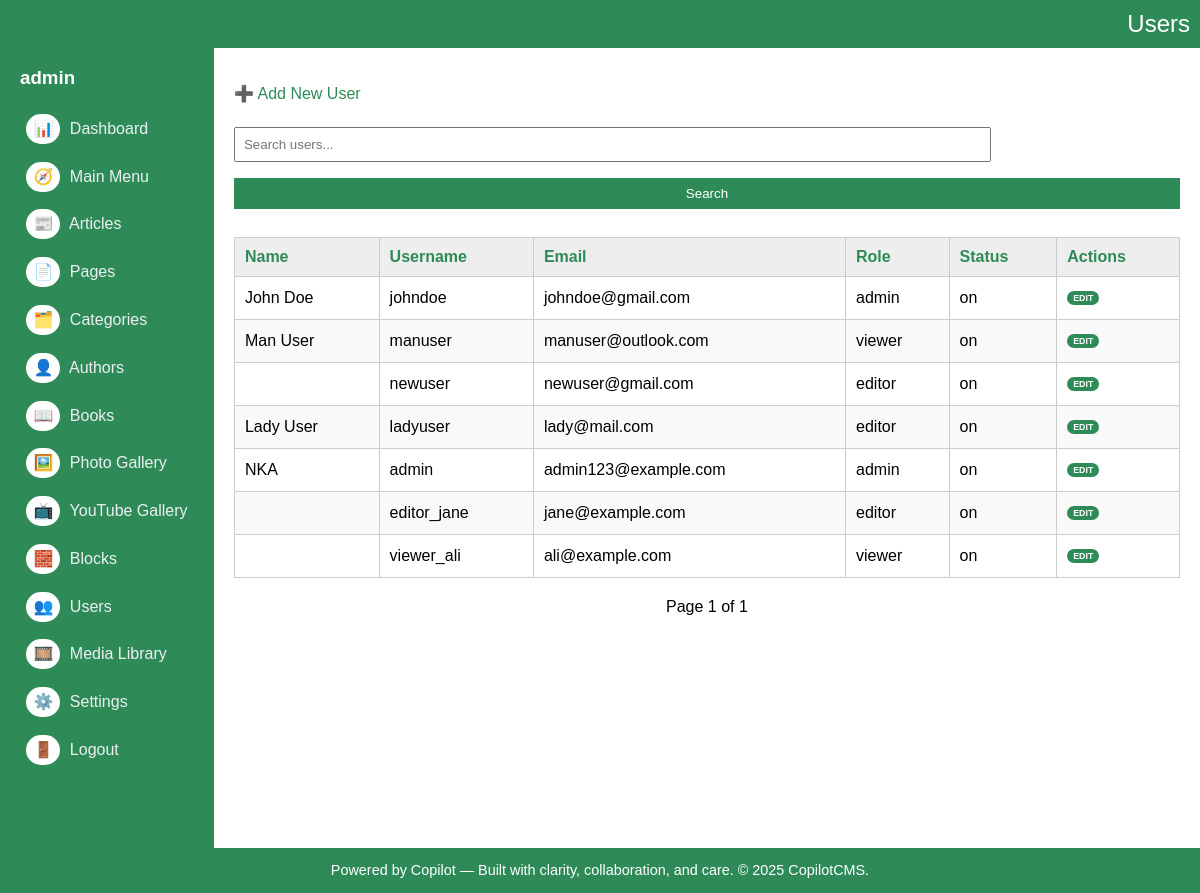
Before: /admin/users/list.php (signed in) with the older database file.
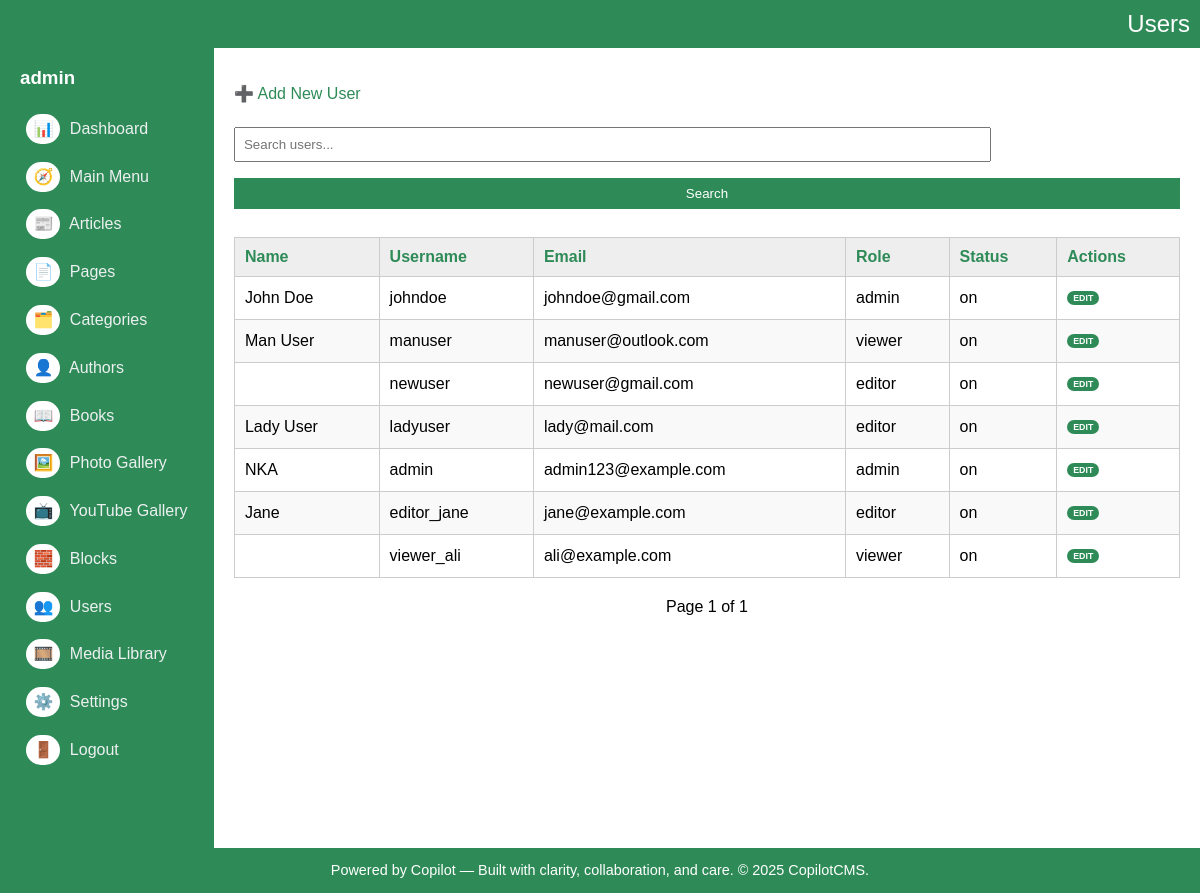
After: the same page with the newer database file.
### tables this page shows
CREATE TABLE IF NOT EXISTS `users` (
  `key_user` int(10) UNSIGNED NOT NULL AUTO_INCREMENT,
  `key_media_banner` int(10) UNSIGNED NOT NULL,
  `name` varchar(200) NOT NULL DEFAULT '',
  `username` varchar(100) NOT NULL,
  `password_hash` varchar(255) NOT NULL,
  `email` varchar(200) DEFAULT NULL,
  `role` enum('admin','editor','viewer') DEFAULT 'viewer',
  `status` varchar(3) DEFAULT 'on',
  `entry_date_time` timestamp NULL DEFAULT CURRENT_TIMESTAMP,
  `update_date_time` timestamp NULL DEFAULT CURRENT_TIMESTAMP ON UPDATE CURRENT_TIMESTAMP,
  `phone` varchar(20) DEFAULT NULL,
  `address` text,
  `city` varchar(100) DEFAULT NULL,
  `state` varchar(100) DEFAULT NULL,
  `country` varchar(100) DEFAULT NULL,
  `description` text,
  `url` varchar(200) DEFAULT NULL,
  `banner_image_url` varchar(2000) NOT NULL,
  PRIMARY KEY (`key_user`),
  UNIQUE KEY `username` (`username`)
);

### admin/users/list.php (the view, shortened to what this page needs)
<?php
include '../db.php';
include '../layout.php';
?>
<p><a href="#" onclick="openModal()">➕ Add New User</a></p>
<form method="get">
	<input type="text" name="q" placeholder="Search users..." value="<?= htmlspecialchars($_GET['q'] ?? '') ?>">
	<input type="submit" value="Search">
</form>
<table>
	<thead>
		<tr>
			<th><?= sortLink('Name', 'name', $_GET['sort'] ?? '', $_GET['dir'] ?? '') ?></th>
			<th><?= sortLink('Username', 'username', $_GET['sort'] ?? '', $_GET['dir'] ?? '') ?></th>
			<th>Email</th>
			<th>Role</th>
			<th>Status</th>
			<th>Actions</th>
		</tr>
	</thead>
	<tbody>
	<?php
	$limit = 10;
	$page = max(1, intval($_GET['page'] ?? 1));
	$offset = ($page - 1) * $limit;
	$sort = $_GET['sort'] ?? 'entry_date_time';
	$dir = $_GET['dir'] ?? 'desc';
	$allowedSorts = ['name', 'username', 'email', 'role', 'status'];
	if (!in_array($sort, $allowedSorts)) $sort = 'entry_date_time';
	$sql = "SELECT * FROM users";
	$sql .= " ORDER BY $sort $dir LIMIT $limit OFFSET $offset";
	$result = $conn->query($sql);
	while ($row = $result->fetch_assoc()) {
	  echo "<tr>
		<td>{$row['name']}</td>
		<td>{$row['username']}</td>
		<td>{$row['email']}</td>
		<td>{$row['role']}</td>
		<td>{$row['status']}</td>
		<td class='record-action-links'>
		<a href='#' onclick='editItem({$row['key_user']},\"get_user.php\",
		  [\"name\", \"username\", \"email\", \"role\", \"status\",
			\"phone\", \"address\", \"city\", \"state\", \"country\", \"url\", \"banner_image_url\", \"key_media_banner\", \"description\"]
		)'>Edit</a>
		  <a href='delete.php?id={$row['key_user']}' onclick='return confirm(\"Delete this user?\")' style='display:none'>Delete</a>
		</td>
	  </tr>";
	}
	$countSql = "SELECT COUNT(*) AS total FROM users";
	$total = $conn->query($countSql)->fetch_assoc()['total'];
	$totalPages = ceil($total / $limit);
	?>
	</tbody>
</table>
<div id="pager">
	Page <?= $page ?> of <?= $totalPages ?>
</div>

Changed rows visible on the page:
changed users "editor_jane": name (not shown) → "Jane"
